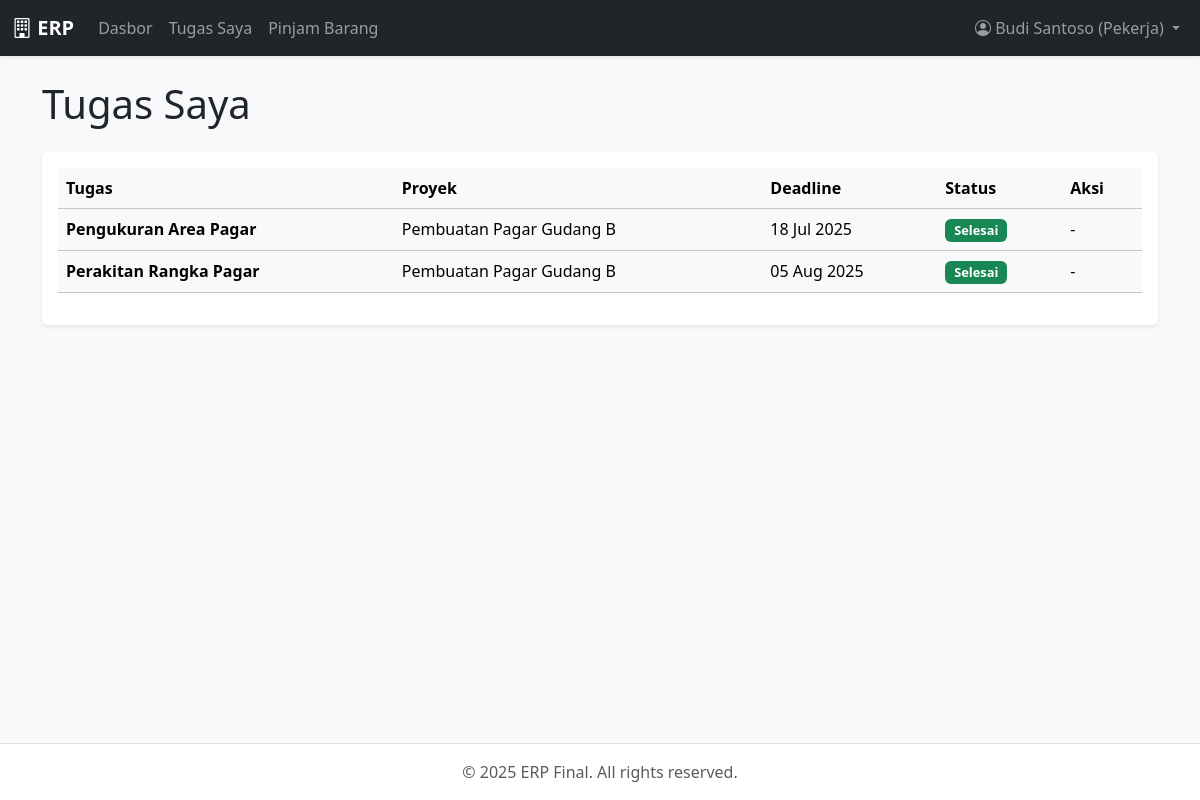
/worker/project/tugas.php (signed in), run on the app's committed database.
### tables this page shows
CREATE TABLE project_tasks (
        id INTEGER PRIMARY KEY AUTOINCREMENT,
        project_id INTEGER,
        user_id INTEGER, -- Pekerja yang ditugaskan
        nama_tugas VARCHAR(100),
        status VARCHAR(20) DEFAULT 'Ditugaskan',
        deadline DATE,
        FOREIGN KEY (project_id) REFERENCES projects(id),
        FOREIGN KEY (user_id) REFERENCES users(id)
    );

CREATE TABLE projects (
        id INTEGER PRIMARY KEY AUTOINCREMENT,
        nama_proyek VARCHAR(100) NOT NULL,
        deskripsi TEXT,
        total_budget REAL DEFAULT 0,
        status VARCHAR(20) DEFAULT 'Baru',
        tgl_mulai DATE,
        deadline DATE
    );

### worker/project/tugas.php (the view, shortened to what this page needs)
<?php
require_once __DIR__ . '/../../templates/header.php';
$user_id = $_SESSION['user_id'];
$tasks = $db->prepare("
    SELECT t.*, p.nama_proyek
    FROM project_tasks t
    JOIN projects p ON t.project_id = p.id
    WHERE t.user_id = ?
    ORDER BY CASE WHEN t.status = 'Selesai' THEN 1 ELSE 0 END, t.deadline ASC
");
$tasks->execute([$user_id]);
$my_tasks = $tasks->fetchAll();
?>
<main class="container mt-4">
    <h1 class="mb-4">Tugas Saya</h1>
    <div class="card shadow-sm"><div class="card-body"><div class="table-responsive">
        <table class="table table-hover align-middle">
            <thead class="table-light"><tr><th>Tugas</th><th>Proyek</th><th>Deadline</th><th>Status</th><th>Aksi</th></tr></thead>
            <tbody>
                <?php if(empty($my_tasks)): ?>
                    <tr><td colspan="5" class="text-center">Tidak ada tugas untuk Anda.</td></tr>
                <?php else: ?>
                    <?php foreach ($my_tasks as $t): ?>
                    <tr class="<?= $t['status'] == 'Selesai' ? 'table-light text-muted' : '' ?>">
                        <td><strong><?= htmlspecialchars($t['nama_tugas']) ?></strong></td>
                        <td><?= htmlspecialchars($t['nama_proyek']) ?></td>
                        <td><?= date('d M Y', strtotime($t['deadline'])) ?></td>
                        <td><span class="badge status-badge bg-<?= $t['status'] == 'Selesai' ? 'success' : ($t['status'] == 'Berjalan' ? 'primary' : 'warning text-dark') ?>"><?= $t['status'] ?></span></td>
                        <td>
                            <?php if ($t['status'] == 'Ditugaskan'): ?>
                                <a href="?action=start&task_id=<?= $t['id'] ?>" class="btn btn-primary btn-sm">Mulai Tugas</a>
                            <?php elseif ($t['status'] == 'Berjalan'): ?>
                                <a href="?action=complete&task_id=<?= $t['id'] ?>" class="btn btn-success btn-sm" onclick="return confirm('Apakah Anda yakin ingin menandai tugas ini selesai?')">
                                    <i class="bi bi-check2-circle"></i> Selesaikan
                                </a>
                            <?php else: ?>
                                -
                            <?php endif; ?>
                        </td>
                    </tr>
                    <?php endforeach; ?>
                <?php endif; ?>
            </tbody>
        </table>
    </div></div></div>
</main>
<?php require_once __DIR__ . '/../../templates/footer.php'; ?>

### style.css (style rules this page uses)
body { background-color: #f0f2f5; }
.card { border: none; }
.status-badge { font-size: 0.8em; padding: 0.4em 0.7em; font-weight: 600; }

### data on the page
project_tasks: nama_tugas "Pengukuran Area Pagar", project.nama_proyek "Pembuatan Pagar Gudang B", deadline "18 Jul 2025", status "Selesai"
project_tasks: nama_tugas "Perakitan Rangka Pagar", project.nama_proyek "Pembuatan Pagar Gudang B", deadline "05 Aug 2025", status "Selesai"

### other printed values
$_SESSION['user_name'] "Budi Santoso"
$_SESSION['user_role'] "Pekerja"
